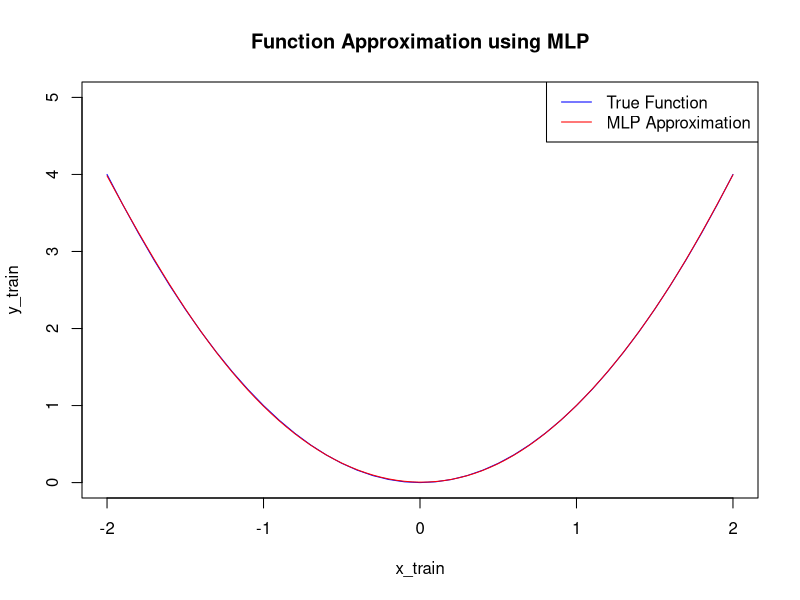

Write the R code that produced this figure.
# Load the nnet package for neural networks
library(nnet)

# Generate some training data
set.seed(123)
x_train <- seq(-2, 2, by = 0.1)
y_train <- x_train^2

# Define the neural network architecture
# We'll use a single hidden layer with 5 neurons
# The output layer has only one neuron since we're performing regression
mlp_model <- nnet::nnet(x_train, y_train, size = 5, linout = TRUE)

# Generate some test data
x_test <- seq(-2, 2, by = 0.05)

# Predict using the trained model
y_pred <- predict(mlp_model, data.frame(x_train = x_test))

# Plot the results
plot(x_train, y_train, col = "blue", type = "l", ylim = c(0, 5), main = "Function Approximation using MLP")
lines(x_test, y_pred, col = "red")
legend("topright", legend = c("True Function", "MLP Approximation"), col = c("blue", "red"), lty = 1)

